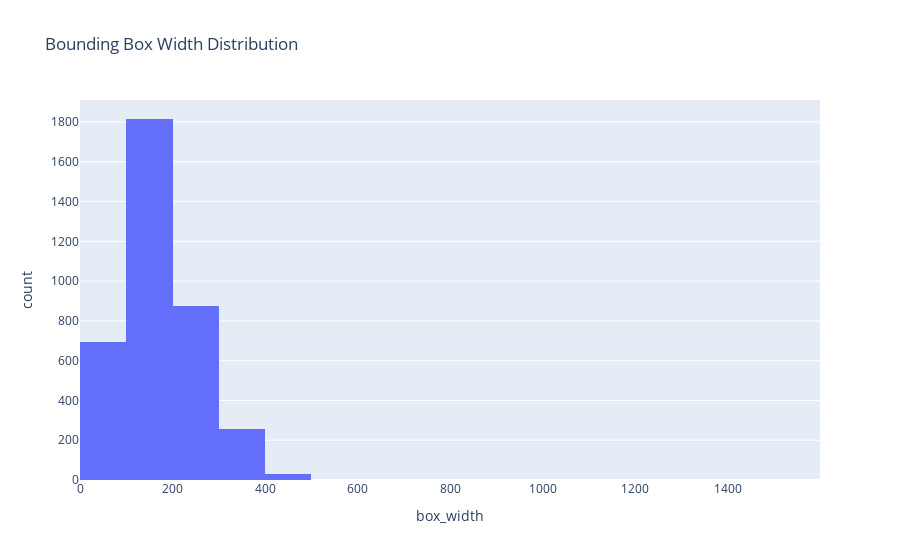
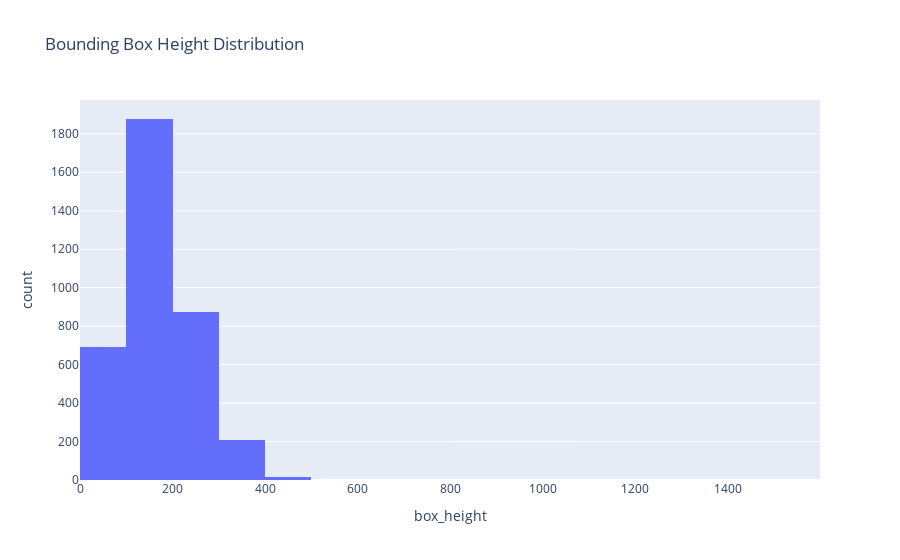
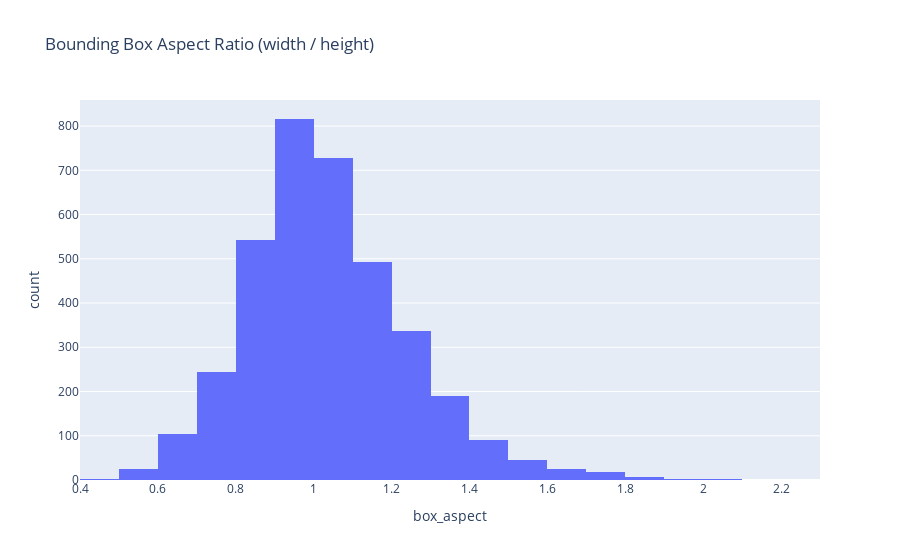

The notebook cell saved with these charts, in order:
### Code cell
# bbox width / height 분포
px.histogram(df_boxes, x="box_width", nbins=30,
             title="Bounding Box Width Distribution").show()

px.histogram(df_boxes, x="box_height", nbins=30,
             title="Bounding Box Height Distribution").show()

# aspect ratio
px.histogram(df_boxes, x="box_aspect", nbins=30,
             title="Bounding Box Aspect Ratio (width / height)").show()

px.histogram(df_boxes, x="num_boxes",
             title="Number of Bounding Boxes per Image").show()

### Figure 1 — Plotly figure (JSON) as saved in the notebook; plotly's stock layout.template omitted (floating-point values rounded to 4 significant figures; data arrays with more than 128 entries replaced by an {"elided": "..."} marker saying what was removed)
{"data": [{"bingroup": "x", "hovertemplate": "box_width=%{x}<br>count=%{y}<extra></extra>", "legendgroup": "", "marker": {"color": "#636efa", "pattern": {"shape": ""}}, "name": "", "nbinsx": 30, "orientation": "v", "showlegend": false, "type": "histogram", "x": {"elided": "3672 int values"}, "xaxis": "x", "yaxis": "y"}], "layout": {"barmode": "relative", "legend": {"tracegroupgap": 0}, "title": {"text": "Bounding Box Width Distribution"}, "xaxis": {"anchor": "y", "domain": [0, 1], "title": {"text": "box_width"}}, "yaxis": {"anchor": "x", "domain": [0, 1], "title": {"text": "count"}}}}

### Figure 2 — Plotly figure (JSON) as saved in the notebook; plotly's stock layout.template omitted (floating-point values rounded to 4 significant figures; data arrays with more than 128 entries replaced by an {"elided": "..."} marker saying what was removed)
{"data": [{"bingroup": "x", "hovertemplate": "box_height=%{x}<br>count=%{y}<extra></extra>", "legendgroup": "", "marker": {"color": "#636efa", "pattern": {"shape": ""}}, "name": "", "nbinsx": 30, "orientation": "v", "showlegend": false, "type": "histogram", "x": {"elided": "3672 int values"}, "xaxis": "x", "yaxis": "y"}], "layout": {"barmode": "relative", "legend": {"tracegroupgap": 0}, "title": {"text": "Bounding Box Height Distribution"}, "xaxis": {"anchor": "y", "domain": [0, 1], "title": {"text": "box_height"}}, "yaxis": {"anchor": "x", "domain": [0, 1], "title": {"text": "count"}}}}

### Figure 3 — Plotly figure (JSON) as saved in the notebook; plotly's stock layout.template omitted (floating-point values rounded to 4 significant figures; data arrays with more than 128 entries replaced by an {"elided": "..."} marker saying what was removed)
{"data": [{"bingroup": "x", "hovertemplate": "box_aspect=%{x}<br>count=%{y}<extra></extra>", "legendgroup": "", "marker": {"color": "#636efa", "pattern": {"shape": ""}}, "name": "", "nbinsx": 30, "orientation": "v", "showlegend": false, "type": "histogram", "x": {"elided": "3672 float values"}, "xaxis": "x", "yaxis": "y"}], "layout": {"barmode": "relative", "legend": {"tracegroupgap": 0}, "title": {"text": "Bounding Box Aspect Ratio (width / height)"}, "xaxis": {"anchor": "y", "domain": [0, 1], "title": {"text": "box_aspect"}}, "yaxis": {"anchor": "x", "domain": [0, 1], "title": {"text": "count"}}}}
